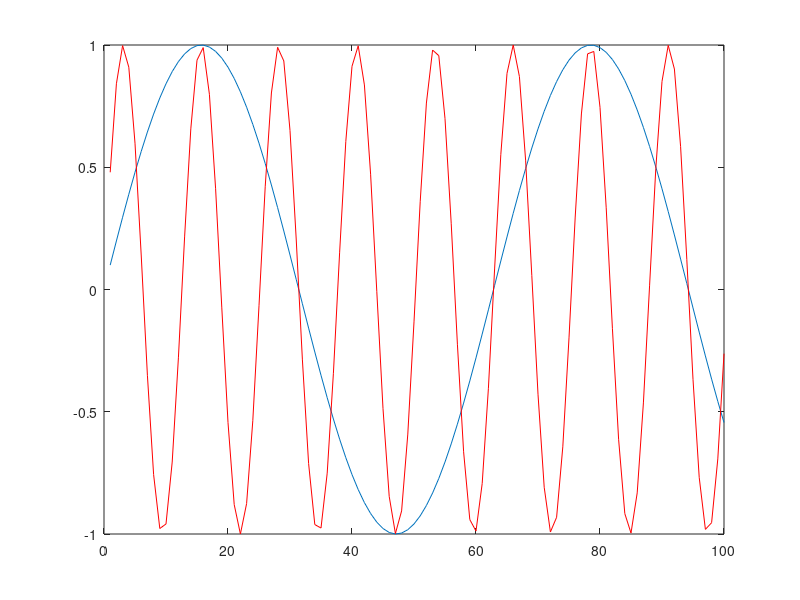
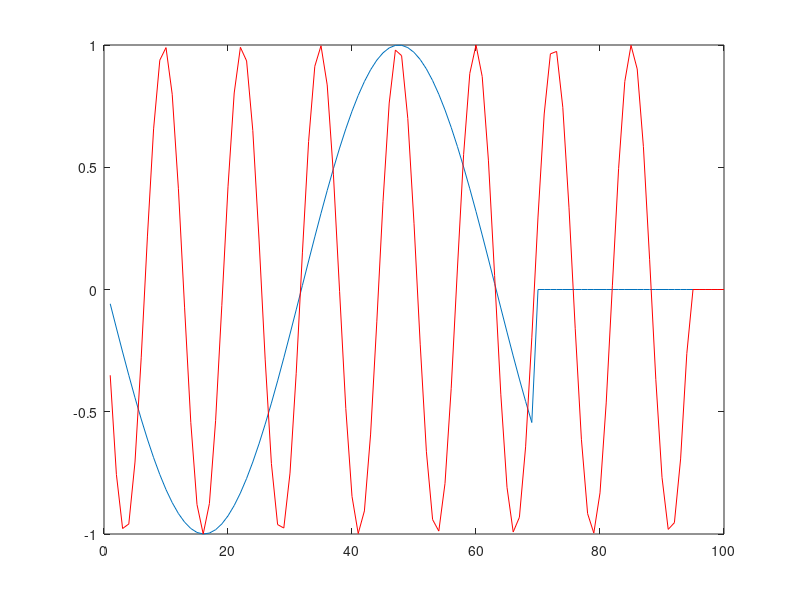

MATLAB code to generate these figures, in order: (Note: this script raises an error after producing the figures.)
%% Task 1
% considering two sinudoidal waveforms f = 0.1,0.5

% A: produce vectors y1 and y2 that represent 100 time instants

k=1:1:100;

y1 = sin(0.1*k);
y2 = sin(0.5*k);

plot(k,y1,k,y2,'r')

% B: find k such that y<0

a = find(y1<0);  % 32
b = find(y2<0);  % 7

% store where they first go below zero -- you can also do this with min()
s1 = a(1);
s2 = b(1);

% shift each vector so the new starting point is s1 and s2.
% pad (concatenate) the vector with zeros so the overall length stays the same
y1 = [y1(s1:end) zeros(1,s1-1)];
y2 = [y2(s2:end) zeros(1,s2-1)];

figure
plot(k,y1,k,y2,'r')

%% Task 2

% A: load the sine data
yn = csvread('sinedata.csv');
figure
plot(yn)

% B: RMS comparison: smaller number is better.
% We only consider 1st 50 data points here (see lab instructions sheet)
error1 = rms(y1(1:50)-yn(1:50));
error2 = rms(y2(1:50)-yn(1:50));

%% Task 3

% load csv file, noting row/col starts from 0
servo = csvread('openloop_1.csv',2,0);

% smooth out and plot
z1 = smoothdata(servo(:,2));
z2 = smoothdata(servo(:,3));

t = servo(:,1);
dataRaw = [servo(:,2) servo(:,3)];
dataSmooth = [z1 z2];

figure
plot(t,dataSmooth(:,1),t,dataRaw(:,1),'r',t,dataSmooth(:,2),'k',t,dataRaw(:,2),'m')

% store and save the data
data = struct('raw',dataRaw,'smooth',dataSmooth);
save('smootheddata','data')


